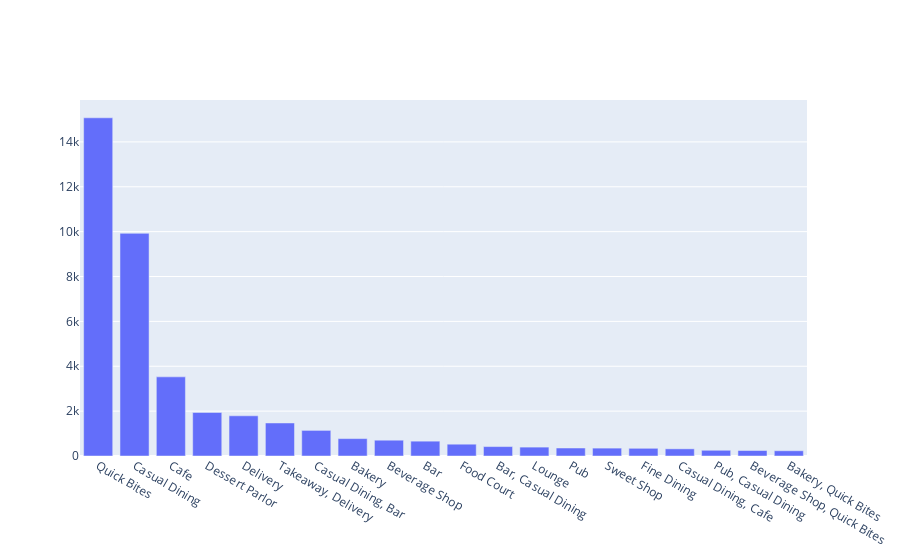

Source (notebook cell):
### Code cell
iplot([type_trace])

### Figure 1 — Plotly figure (JSON) as saved in the notebook; plotly's stock layout.template omitted (floating-point values rounded to 4 significant figures)
{"data": [{"type": "bar", "x": ["Quick Bites", "Casual Dining", "Cafe", "Dessert Parlor", "Delivery", "Takeaway, Delivery", "Casual Dining, Bar", "Bakery", "Beverage Shop", "Bar", "Food Court", "Bar, Casual Dining", "Lounge", "Pub", "Sweet Shop", "Fine Dining", "Casual Dining, Cafe", "Pub, Casual Dining", "Beverage Shop, Quick Bites", "Bakery, Quick Bites"], "y": [15073, 9923, 3527, 1939, 1791, 1472, 1141, 775, 704, 661, 526, 420, 396, 356, 351, 343, 319, 255, 244, 234]}], "layout": {}}
